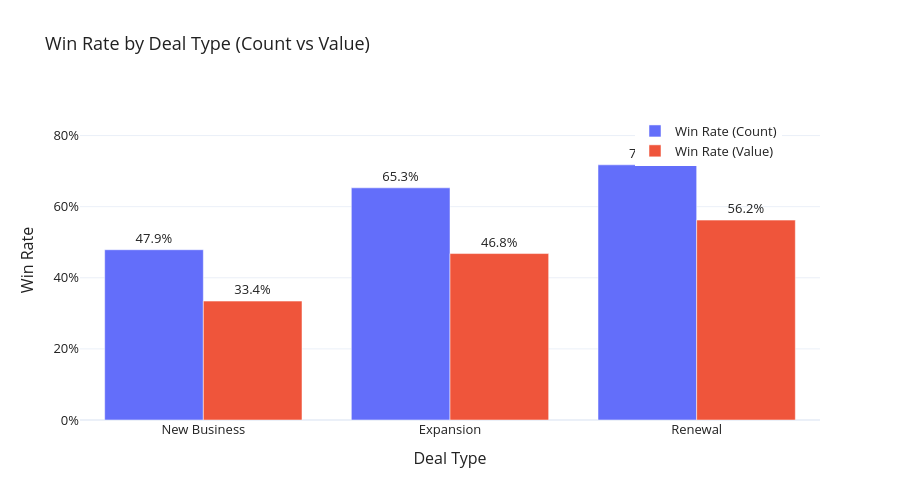

This figure's notebook cell:
### Markdown cell above
## Win Rate by Deal Type

### Code cell
fig = go.Figure()

fig.add_trace(go.Bar(
    x=deal_type_summary['deal_type'],
    y=deal_type_summary['win_rate_count'],
    name='Win Rate (Count)',
    text=[f"{v:.1%}" for v in deal_type_summary['win_rate_count']],
    textposition='outside',
    marker_color='#636EFA'
))

fig.add_trace(go.Bar(
    x=deal_type_summary['deal_type'],
    y=deal_type_summary['win_rate_value'],
    name='Win Rate (Value)',
    text=[f"{v:.1%}" for v in deal_type_summary['win_rate_value']],
    textposition='outside',
    marker_color='#EF553B'
))

fig.update_layout(
    title='Win Rate by Deal Type (Count vs Value)',
    xaxis_title='Deal Type',
    yaxis_title='Win Rate',
    yaxis=dict(tickformat='.0%', range=[0, 0.90]),
    barmode='group',
    height=500,
    font=dict(size=13, color='#212121'),
    template='plotly_white',
    legend=dict(x=0.75, y=0.95)
)

fig.show()
fig.write_image('../outputs/04_winrate_by_deal_type.png')

### Figure 1 — Plotly figure (JSON) as saved in the notebook; plotly's stock layout.template omitted (floating-point values rounded to 4 significant figures)
{"data": [{"marker": {"color": "#636EFA"}, "name": "Win Rate (Count)", "text": ["47.9%", "65.3%", "71.8%"], "textposition": "outside", "type": "bar", "x": ["New Business", "Expansion", "Renewal"], "y": [0.4789, 0.653, 0.7177]}, {"marker": {"color": "#EF553B"}, "name": "Win Rate (Value)", "text": ["33.4%", "46.8%", "56.2%"], "textposition": "outside", "type": "bar", "x": ["New Business", "Expansion", "Renewal"], "y": [0.3344, 0.4681, 0.5622]}], "layout": {"barmode": "group", "font": {"color": "#212121", "size": 13}, "height": 500, "legend": {"x": 0.75, "y": 0.95}, "title": {"text": "Win Rate by Deal Type (Count vs Value)"}, "xaxis": {"title": {"text": "Deal Type"}}, "yaxis": {"range": [0, 0.9], "tickformat": ".0%", "title": {"text": "Win Rate"}}}}
